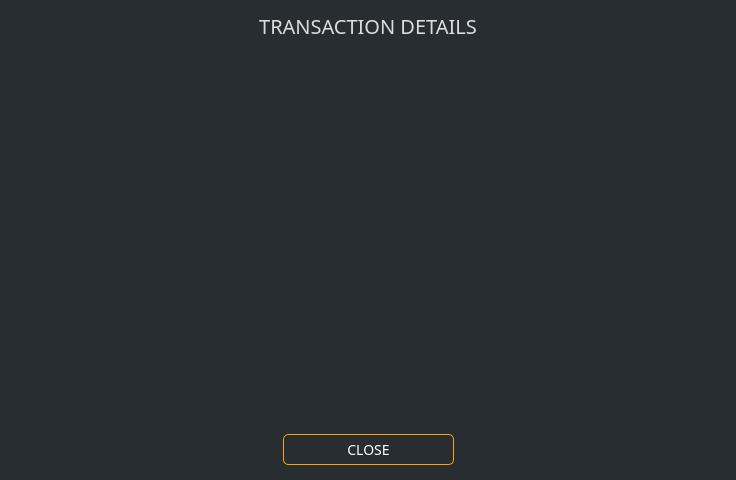
<?xml version="1.0" encoding="UTF-8"?>
<ui version="4.0">
 <class>TransactionDetailsDialog</class>
 <widget class="QDialog" name="TransactionDetailsDialog">
  <property name="geometry">
   <rect>
    <x>0</x>
    <y>0</y>
    <width>736</width>
    <height>480</height>
   </rect>
  </property>
  <property name="windowTitle">
   <string>Transaction details</string>
  </property>
  <property name="styleSheet">
   <string notr="true">background-color: #282d31;
border: 0px;
color: #ddd;
font-family: 'Poppins';</string>
  </property>
  <layout class="QVBoxLayout" name="verticalLayout">
   <property name="leftMargin">
    <number>15</number>
   </property>
   <property name="topMargin">
    <number>10</number>
   </property>
   <property name="rightMargin">
    <number>15</number>
   </property>
   <property name="bottomMargin">
    <number>15</number>
   </property>
   <item>
    <widget class="QLabel" name="label">
     <property name="minimumSize">
      <size>
       <width>0</width>
       <height>31</height>
      </size>
     </property>
     <property name="font">
      <font>
       <family>Poppins</family>
       <pointsize>-1</pointsize>
      </font>
     </property>
     <property name="styleSheet">
      <string notr="true">color: #ddd;
border-right: 0px;
font-size: 20px;
font-family: 'Poppins';</string>
     </property>
     <property name="text">
      <string>TRANSACTION DETAILS</string>
     </property>
     <property name="alignment">
      <set>Qt::AlignCenter</set>
     </property>
    </widget>
   </item>
   <item>
    <widget class="QTextBrowser" name="m_detailsBrowser">
     <property name="font">
      <font>
       <family>Poppins</family>
       <pointsize>-1</pointsize>
      </font>
     </property>
     <property name="styleSheet">
      <string notr="true">color: #ddd;
border-right: 0px;
font-size: 14px;
font-family: Poppins;</string>
     </property>
     <property name="html">
      <string>&lt;!DOCTYPE HTML PUBLIC &quot;-//W3C//DTD HTML 4.0//EN&quot; &quot;http://www.w3.org/TR/REC-html40/strict.dtd&quot;&gt;
&lt;html&gt;&lt;head&gt;&lt;meta name=&quot;qrichtext&quot; content=&quot;1&quot; /&gt;&lt;style type=&quot;text/css&quot;&gt;
p, li { white-space: pre-wrap; }
&lt;/style&gt;&lt;/head&gt;&lt;body style=&quot; font-family:'Poppins'; font-size:14px; font-weight:400; font-style:normal;&quot;&gt;
&lt;p style=&quot;-qt-paragraph-type:empty; margin-top:0px; margin-bottom:0px; margin-left:0px; margin-right:0px; -qt-block-indent:0; text-indent:0px;&quot;&gt;&lt;br /&gt;&lt;/p&gt;&lt;/body&gt;&lt;/html&gt;</string>
     </property>
    </widget>
   </item>
   <item>
    <layout class="QHBoxLayout" name="horizontalLayout">
     <item>
      <spacer name="horizontalSpacer">
       <property name="orientation">
        <enum>Qt::Horizontal</enum>
       </property>
       <property name="sizeHint" stdset="0">
        <size>
         <width>40</width>
         <height>20</height>
        </size>
       </property>
      </spacer>
     </item>
     <item>
      <widget class="QPushButton" name="m_okButton">
       <property name="minimumSize">
        <size>
         <width>171</width>
         <height>31</height>
        </size>
       </property>
       <property name="font">
        <font>
         <family>Poppins</family>
         <pointsize>-1</pointsize>
        </font>
       </property>
       <property name="styleSheet">
        <string notr="true">QPushButton#m_okButton
{
    color: #fff;
    border: 1px solid orange;
    font-size: 14px;
    border-radius: 5px; font-family: 'Poppins';
}

QPushButton#m_okButton:hover
{
    color: orange;
    border: 1px solid orange;
    font-size: 14px;
    border-radius: 5px;
    font-family: 'Poppins';
}

QPushButton#m_okButton:pressed
{
    color: #fff;
    background-color: #1d2124;
    border: 1px solid orange;
    font-size: 14px;
    border-radius: 5px;
    font-family: 'Poppins';
}</string>
       </property>
       <property name="text">
        <string>CLOSE</string>
       </property>
      </widget>
     </item>
     <item>
      <spacer name="horizontalSpacer_2">
       <property name="orientation">
        <enum>Qt::Horizontal</enum>
       </property>
       <property name="sizeHint" stdset="0">
        <size>
         <width>40</width>
         <height>20</height>
        </size>
       </property>
      </spacer>
     </item>
    </layout>
   </item>
  </layout>
 </widget>
 <resources/>
 <connections>
  <connection>
   <sender>m_okButton</sender>
   <signal>clicked()</signal>
   <receiver>TransactionDetailsDialog</receiver>
   <slot>accept()</slot>
   <hints>
    <hint type="sourcelabel">
     <x>619</x>
     <y>331</y>
    </hint>
    <hint type="destinationlabel">
     <x>335</x>
     <y>178</y>
    </hint>
   </hints>
  </connection>
 </connections>
</ui>
